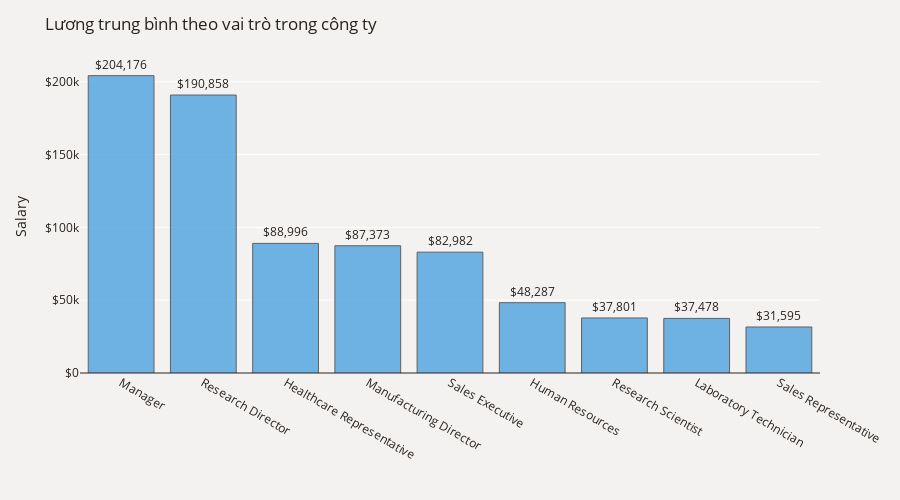

The notebook cell saved with this chart:
### Markdown cell above
- Ta có thể thấy ở mức lương thấp (<5k) số lượng nhân viên nghỉ việc cao và mức lương càng cao thì số lượng nhân viên nghỉ việc càng thấp
- Tuy nhiên ở mức lương 10k có sự gia tăng đột ngột, điều này có thể là vì họ đã có mức sống tốt hơn và muốn tìm một công việc khác để có tìm cơ hội tốt hơn

### Code cell
plot_df = df.groupby('JobRole')['MonthlyIncome'].mean()
plot_df = plot_df.mul(12).rename('Salary').reset_index().sort_values('Salary', ascending=False)
fig = px.bar(plot_df, x='JobRole', y='Salary', text='Salary', opacity=0.7)
fig.update_traces(texttemplate='$%{text:,.0f}', textposition='outside',
                  marker_line=dict(width=1, color='#28221D'), marker_color="#3497DE")
fig.update_yaxes(zeroline=True, zerolinewidth=1, zerolinecolor='#28221D')
fig.update_layout(title_text='Lương trung bình theo vai trò trong công ty', font_color='#28221D',
                  yaxis=dict(title='Salary',tickprefix='$'), height=500,
                  xaxis_title='', paper_bgcolor='#F4F2F0', plot_bgcolor='#F4F2F0')
fig.show()

### Figure 1 — Plotly figure (JSON) as saved in the notebook; plotly's stock layout.template omitted (floating-point values rounded to 4 significant figures)
{"data": [{"alignmentgroup": "True", "hovertemplate": "JobRole=%{x}<br>Salary=%{text}<extra></extra>", "legendgroup": "", "marker": {"color": "#3497DE", "line": {"color": "#28221D", "width": 1}, "opacity": 0.7, "pattern": {"shape": ""}}, "name": "", "offsetgroup": "", "orientation": "v", "showlegend": false, "text": [204200.0, 190900.0, 89000.0, 87370.0, 82980.0, 48290.0, 37800.0, 37480.0, 31600.0], "textposition": "outside", "texttemplate": "$%{text:,.0f}", "type": "bar", "x": ["Manager", "Research Director", "Healthcare Representative", "Manufacturing Director", "Sales Executive", "Human Resources", "Research Scientist", "Laboratory Technician", "Sales Representative"], "xaxis": "x", "y": [204200.0, 190900.0, 89000.0, 87370.0, 82980.0, 48290.0, 37800.0, 37480.0, 31600.0], "yaxis": "y"}], "layout": {"barmode": "relative", "font": {"color": "#28221D"}, "height": 500, "legend": {"tracegroupgap": 0}, "margin": {"t": 60}, "paper_bgcolor": "#F4F2F0", "plot_bgcolor": "#F4F2F0", "title": {"text": "Lương trung bình theo vai trò trong công ty"}, "xaxis": {"anchor": "y", "domain": [0, 1], "title": {"text": ""}}, "yaxis": {"anchor": "x", "domain": [0, 1], "tickprefix": "$", "title": {"text": "Salary"}, "zeroline": true, "zerolinecolor": "#28221D", "zerolinewidth": 1}}}
